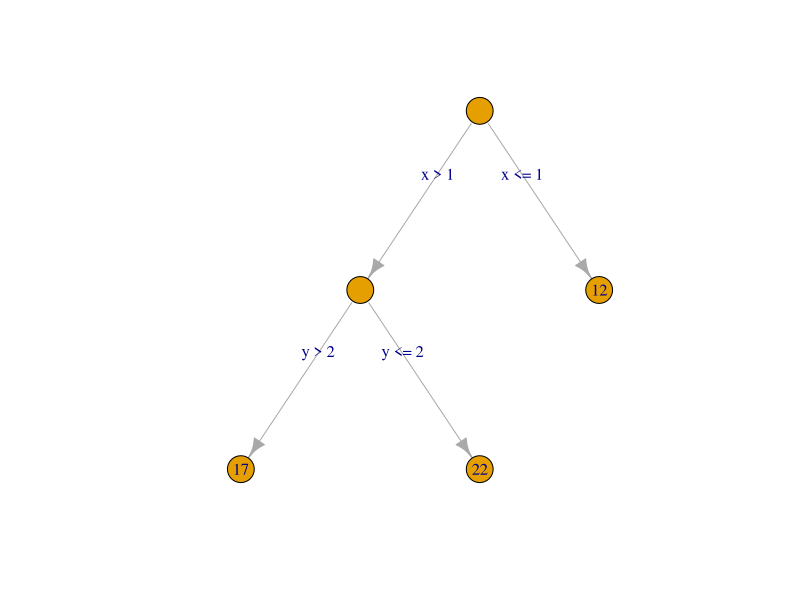

Recreate this plot in R. (Note: this script raises an error after producing the figure.)
## ---- chunk 1
knitr::opts_chunk$set(warning = FALSE, message = FALSE)
## ---- chunk 2
library(igraph)
my_tree <- igraph::make_tree(5)
plot(my_tree, 
     layout = layout_as_tree, 
     edge.label = c("x > 1","x <= 1","y > 2", "y <= 2"), 
     vertex.label = c("","", 12, 17, 22))
## ---- chunk 3
set.seed(32120)
for_tree <- data.frame(x = runif(100, 0, 10),
                       y = rexp(100, 1/5))
for_tree$response <- ifelse(for_tree$x > 7, rnorm(100, 1,1), rnorm(100, 5,1))
for_tree$response <- ifelse(for_tree$x < 7 & for_tree$y < 4, for_tree$response + 7, for_tree$response)
## ---- chunk 4
xs <- for_tree$x
x1 <- xs[1]
for_tree %>% group_by(x > x1) %>% 
  summarize(sse = sum((response - mean(response))^2),
            n = n()) 
## ---- chunk 5
for_tree %>% group_by(x > x1) %>% 
  summarize(sse = sum((response - mean(response))^2),
            n = n()) %>% 
  pull(sse) %>% 
  sum()
## ---- chunk 6
sse_x <- sapply(xs, function(x1) {
  for_tree %>% group_by(x > x1) %>% 
  summarize(sse = sum((response - mean(response))^2),
            n = n()) %>% 
  pull(sse) %>% 
  sum()
})
min(sse_x)
## ---- chunk 7
ys <- for_tree$y
sse_y <- sapply(ys, function(y1) {
  for_tree %>% group_by(y > y1) %>% 
  summarize(sse = sum((response - mean(response))^2),
            n = n()) %>% 
  pull(sse) %>% 
  sum()
})
min(sse_y)
## ---- chunk 8
which.min(sse_x)
for_tree[26,]
## ---- chunk 9
plot(xs, sse_x)
## ---- chunk 10
small_tree <- filter(for_tree, x <= for_tree$x[26])
small_xs <- small_tree$x
small_sse_x <- sapply(small_xs, function(x1) {
  small_tree %>% group_by(x > x1) %>% 
  summarize(sse = sum((response - mean(response))^2),
            n = n()) %>% 
  pull(sse) %>% 
  sum()
})
#min(small_sse_x)

small_ys <- small_tree$y
small_sse_y <- sapply(small_ys, function(x1) {
  small_tree %>% group_by(y > x1) %>% 
  summarize(sse = sum((response - mean(response))^2),
            n = n()) %>% 
  pull(sse) %>% 
  sum()
})
#min(small_sse_y)
#which.min(small_sse_y)
#small_tree[65,]
## ---- chunk 11
library(rpart)
mod_Tree <- rpart(response ~ x + y, 
                  data = for_tree, 
                  control = rpart.control(cp = 0))
mod_Tree
mod_Tree$variable.importance
mod_Tree$cptable
mod_Tree
## ---- chunk 12
tuneGrid <- data.frame(cp = mod_Tree$cptable[,1])
basic_tree_cv <- train(response ~ x + y, 
      data = for_tree,
      method = "rpart",
      tuneGrid = tuneGrid
      )
basic_tree_cv$results
## ---- chunk 13
mod_Tree <- rpart(response ~ x + y, 
                  data = for_tree, 
                  control = rpart.control(cp = 0.0019561889))
mod_Tree
## ---- chunk 14
mod_Tree <- rpart(response ~ x + y, 
                  data = for_tree, 
                  control = rpart.control(cp = 0.3232507416))
mod_Tree
## ---- chunk 15
tuneGrid <- data.frame(cp = c(tuneGrid$cp, .03)) 
basic_tree_cv <- train(response ~ x + y, 
      data = for_tree,
      method = "rpart",
      tuneGrid = tuneGrid
      )
basic_tree_cv$results
## ---- chunk 16
mod_Tree <- rpart(response ~ x + y, 
                  data = for_tree, 
                  control = rpart.control(cp = .03))
mod_Tree
